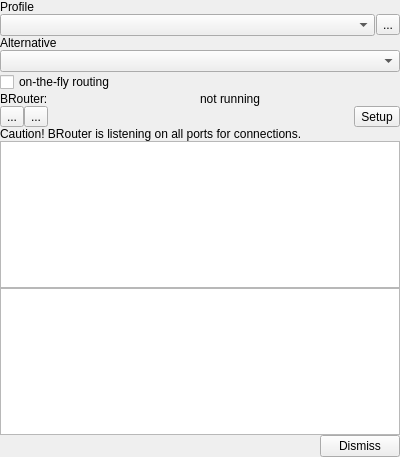
<?xml version="1.0" encoding="UTF-8"?>
<ui version="4.0">
 <class>IRouterBRouter</class>
 <widget class="QWidget" name="IRouterBRouter">
  <property name="geometry">
   <rect>
    <x>0</x>
    <y>0</y>
    <width>400</width>
    <height>457</height>
   </rect>
  </property>
  <property name="sizePolicy">
   <sizepolicy hsizetype="Preferred" vsizetype="Preferred">
    <horstretch>0</horstretch>
    <verstretch>0</verstretch>
   </sizepolicy>
  </property>
  <property name="windowTitle">
   <string>Form</string>
  </property>
  <layout class="QVBoxLayout" name="verticalLayout">
   <property name="spacing">
    <number>0</number>
   </property>
   <property name="leftMargin">
    <number>0</number>
   </property>
   <property name="topMargin">
    <number>0</number>
   </property>
   <property name="rightMargin">
    <number>0</number>
   </property>
   <property name="bottomMargin">
    <number>0</number>
   </property>
   <item>
    <layout class="QVBoxLayout" name="verticalLayout_5">
     <item>
      <widget class="QLabel" name="label_2">
       <property name="text">
        <string>Profile</string>
       </property>
      </widget>
     </item>
     <item>
      <layout class="QHBoxLayout" name="horizontalLayout">
       <property name="spacing">
        <number>1</number>
       </property>
       <item>
        <widget class="QComboBox" name="comboProfile">
         <property name="sizePolicy">
          <sizepolicy hsizetype="Minimum" vsizetype="Fixed">
           <horstretch>0</horstretch>
           <verstretch>0</verstretch>
          </sizepolicy>
         </property>
         <property name="minimumSize">
          <size>
           <width>100</width>
           <height>0</height>
          </size>
         </property>
        </widget>
       </item>
       <item>
        <widget class="QToolButton" name="toolProfileInfo">
         <property name="sizePolicy">
          <sizepolicy hsizetype="Fixed" vsizetype="Fixed">
           <horstretch>0</horstretch>
           <verstretch>0</verstretch>
          </sizepolicy>
         </property>
         <property name="toolTip">
          <string>display selected routing profile</string>
         </property>
         <property name="text">
          <string>...</string>
         </property>
         <property name="icon">
          <iconset resource="../../../resources.qrc">
           <normaloff>:/icons/32x32/Help.png</normaloff>:/icons/32x32/Help.png</iconset>
         </property>
        </widget>
       </item>
      </layout>
     </item>
     <item>
      <widget class="QLabel" name="label_3">
       <property name="text">
        <string>Alternative</string>
       </property>
      </widget>
     </item>
     <item>
      <widget class="QComboBox" name="comboAlternative">
       <property name="sizePolicy">
        <sizepolicy hsizetype="Minimum" vsizetype="Fixed">
         <horstretch>0</horstretch>
         <verstretch>0</verstretch>
        </sizepolicy>
       </property>
       <property name="minimumSize">
        <size>
         <width>100</width>
         <height>0</height>
        </size>
       </property>
      </widget>
     </item>
    </layout>
   </item>
   <item>
    <layout class="QHBoxLayout" name="horizontalLayout_2">
     <item>
      <widget class="QCheckBox" name="checkFastRecalc">
       <property name="enabled">
        <bool>true</bool>
       </property>
       <property name="text">
        <string>on-the-fly routing</string>
       </property>
      </widget>
     </item>
     <item>
      <spacer name="horizontalSpacer">
       <property name="orientation">
        <enum>Qt::Orientation::Horizontal</enum>
       </property>
       <property name="sizeHint" stdset="0">
        <size>
         <width>40</width>
         <height>20</height>
        </size>
       </property>
      </spacer>
     </item>
    </layout>
   </item>
   <item>
    <layout class="QHBoxLayout" name="horizontalLayout_3">
     <item>
      <widget class="QLabel" name="labelBRouter">
       <property name="text">
        <string>BRouter: </string>
       </property>
      </widget>
     </item>
     <item>
      <widget class="QLabel" name="labelStatus">
       <property name="text">
        <string>not running</string>
       </property>
      </widget>
     </item>
    </layout>
   </item>
   <item>
    <layout class="QHBoxLayout" name="horizontalLayout_5">
     <property name="topMargin">
      <number>0</number>
     </property>
     <item>
      <widget class="QToolButton" name="toolToggleBRouter">
       <property name="toolTip">
        <string>start/stop BRouter</string>
       </property>
       <property name="text">
        <string>...</string>
       </property>
       <property name="icon">
        <iconset resource="../../../resources.qrc">
         <normaloff>:/icons/32x32/Off.png</normaloff>:/icons/32x32/Off.png</iconset>
       </property>
      </widget>
     </item>
     <item>
      <widget class="QToolButton" name="toolConsole">
       <property name="toolTip">
        <string>show BRouter console</string>
       </property>
       <property name="text">
        <string>...</string>
       </property>
       <property name="icon">
        <iconset resource="../../../resources.qrc">
         <normaloff>:/icons/32x32/TextLeft.png</normaloff>:/icons/32x32/TextLeft.png</iconset>
       </property>
      </widget>
     </item>
     <item>
      <spacer name="horizontalSpacer_2">
       <property name="orientation">
        <enum>Qt::Orientation::Horizontal</enum>
       </property>
       <property name="sizeHint" stdset="0">
        <size>
         <width>40</width>
         <height>20</height>
        </size>
       </property>
      </spacer>
     </item>
     <item>
      <widget class="QToolButton" name="toolSetup">
       <property name="sizePolicy">
        <sizepolicy hsizetype="Minimum" vsizetype="Fixed">
         <horstretch>0</horstretch>
         <verstretch>0</verstretch>
        </sizepolicy>
       </property>
       <property name="text">
        <string>Setup</string>
       </property>
      </widget>
     </item>
    </layout>
   </item>
   <item>
    <widget class="QLabel" name="labelBRouterWarning">
     <property name="text">
      <string>Caution! BRouter is listening on all ports for connections.</string>
     </property>
     <property name="wordWrap">
      <bool>true</bool>
     </property>
    </widget>
   </item>
   <item>
    <widget class="QTextBrowser" name="textBRouterOutput">
     <property name="sizePolicy">
      <sizepolicy hsizetype="Expanding" vsizetype="Expanding">
       <horstretch>0</horstretch>
       <verstretch>0</verstretch>
      </sizepolicy>
     </property>
    </widget>
   </item>
   <item>
    <widget class="QTextBrowser" name="textBRouterError"/>
   </item>
   <item>
    <layout class="QHBoxLayout" name="horizontalLayout_4">
     <item>
      <spacer name="horizontalSpacer_3">
       <property name="orientation">
        <enum>Qt::Orientation::Horizontal</enum>
       </property>
       <property name="sizeHint" stdset="0">
        <size>
         <width>40</width>
         <height>20</height>
        </size>
       </property>
      </spacer>
     </item>
     <item>
      <widget class="QPushButton" name="pushBRouterError">
       <property name="text">
        <string>Dismiss</string>
       </property>
      </widget>
     </item>
    </layout>
   </item>
   <item>
    <spacer name="verticalSpacer">
     <property name="orientation">
      <enum>Qt::Orientation::Vertical</enum>
     </property>
     <property name="sizeHint" stdset="0">
      <size>
       <width>20</width>
       <height>40</height>
      </size>
     </property>
    </spacer>
   </item>
  </layout>
 </widget>
 <resources>
  <include location="../../../resources.qrc"/>
 </resources>
 <connections/>
</ui>
